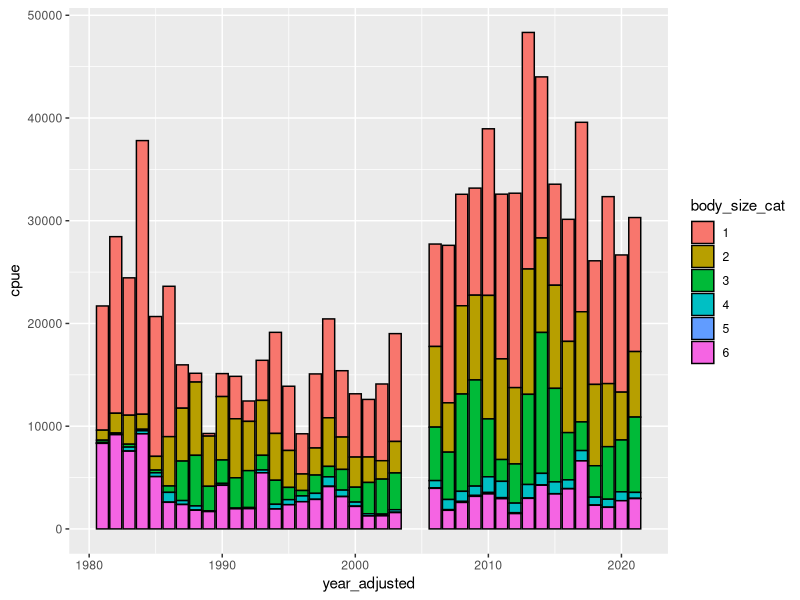
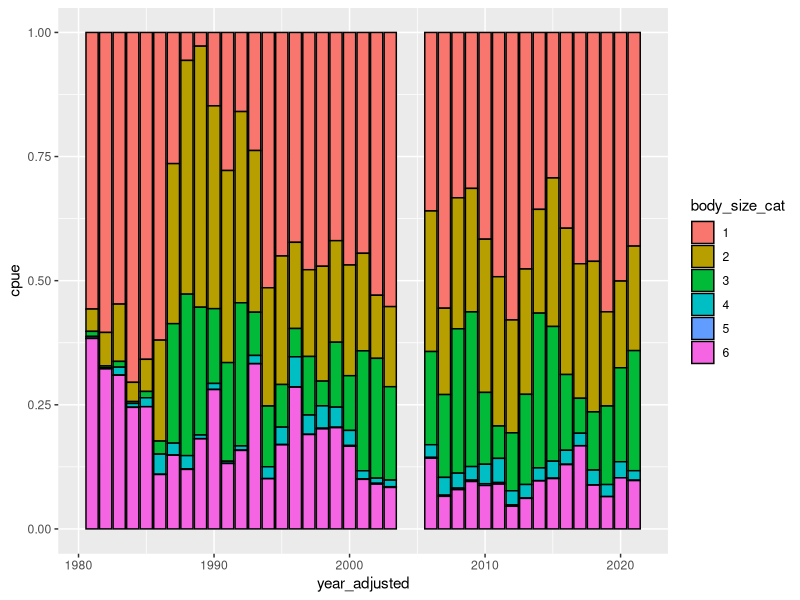
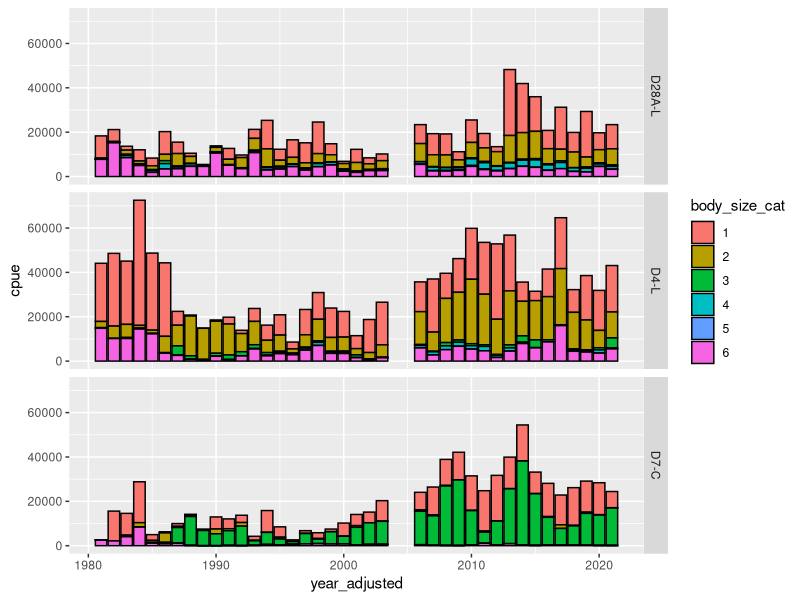
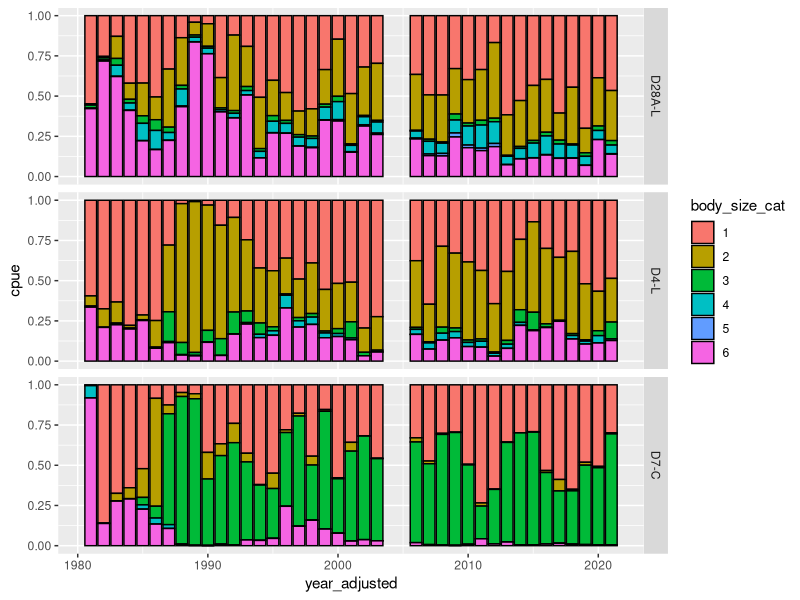
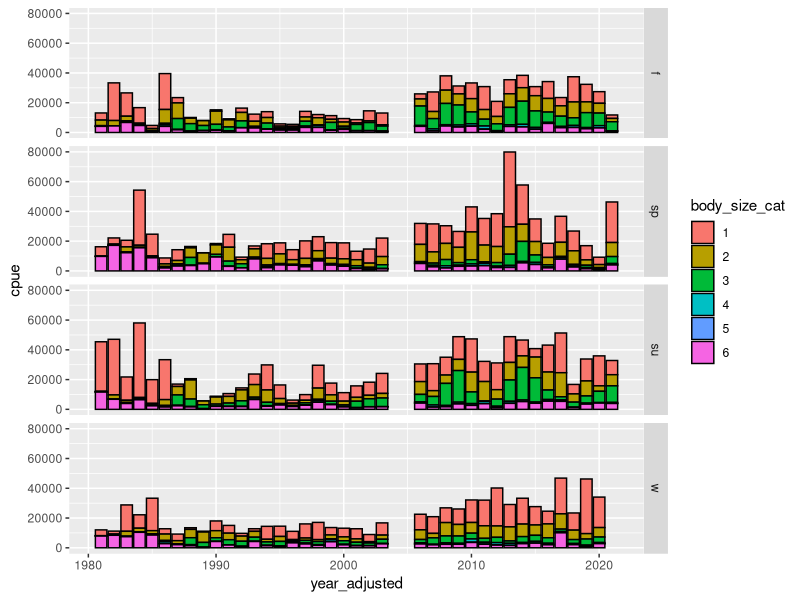
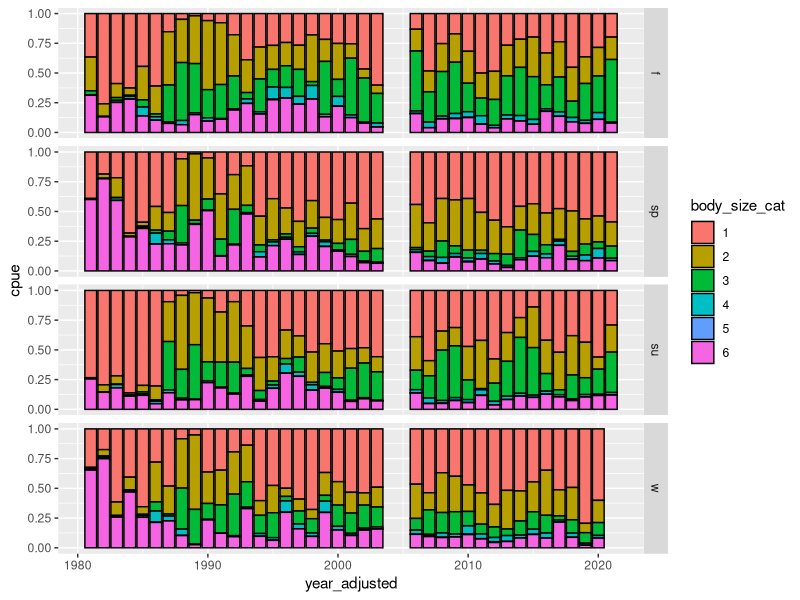
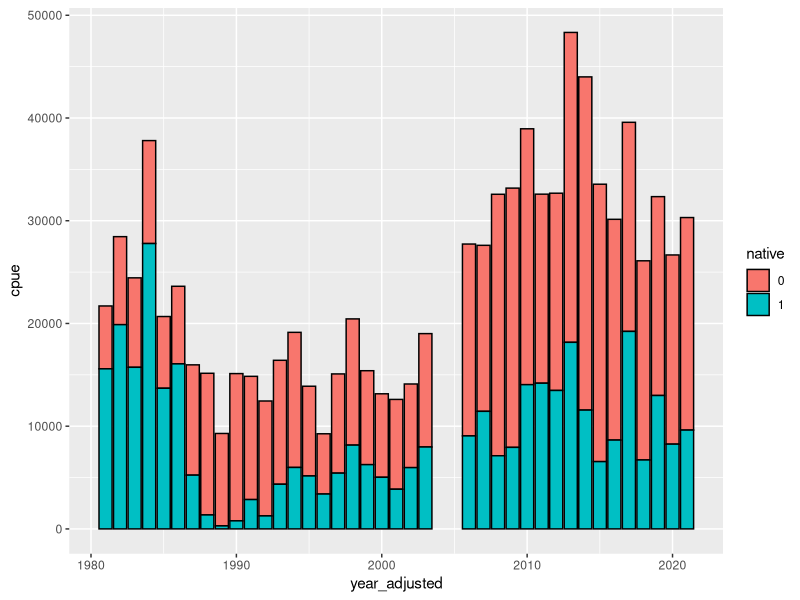
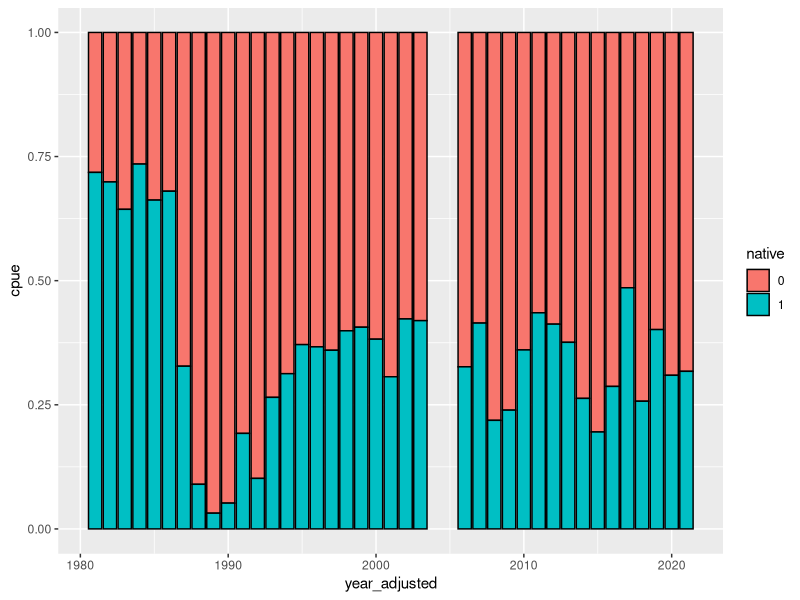

These charts were generated, in order, by the following R code:
#Drought traits project
#Benthic inverts
#Abundances of taxa and distributions of traits
#Taxa in at least 10% of samples in at least one of three stations

#To do list
#look at how many taxa per size class to make sure none have only a single taxon

#packages
library(tidyverse)

#read in data------------------

#three taxa that are not IDed below family level
high_taxa <- c(1090, 1270, 1290 )

#three new taxa that don't have size data yet
new_taxa <- c(4740, 5130, 6565)

#abundances for the common 10 stn taxa by station and month (n = 66)
abund10stn <- read_csv("./benthic/data_output/benthic_common10_abundances_by_station.csv") %>% 
  #drop the three taxa that are not IDed below family level
  filter(!(organism_code %in% high_taxa) & !(organism_code %in% new_taxa))

#trait data for the common 10 stn taxa
#mostly just origin and size data but also more trait data for the 14 dominant taxa
traits <- read_csv("./benthic/data_output/benthic_common10_by_stn_trait_data_partially_filled.csv") %>% 
  glimpse()

#format the trait data--------------

#start by only keeping the origin and size info
traits_so <- traits %>% 
  #keep just the needed columns
  select(organism_code
         ,target_taxon_name
         ,native
         ,trait
         ,trait_value
  ) %>% 
  #filter traits to just include size
  #for now, drop the three taxa with missing size data
  #only 60 taxa because three were dropped because of NAs)
  filter(trait == "body_size_max" & !is.na(trait_value)) %>% 
  #bin size data
  mutate(
    trait_value = as.numeric(trait_value)
    ,native = as.factor(native)
    ,body_size_cat = as.factor(case_when(trait_value <= 10 ~ 1
                                        ,trait_value <= 20 ~ 2
                                        ,trait_value <= 30 ~ 3
                                        ,trait_value <= 40 ~ 4
                                        ,trait_value <= 50 ~ 5
                                        ,trait_value > 50 ~ 6
    )))%>% 
  #drop column with trait name because all the same trait
  select(-trait) %>% 
  glimpse()

#format abundance data and summarize it by trait data---------

#add season column
abund10stn_seas <- abund10stn %>% 
  mutate(
    #add season column
    season = as.factor(
      case_when(month==12 | month==1 | month==2 ~ "w"
                ,month==3 | month==4 | month==5 ~ "sp"
                ,month==6 | month==7 | month==8 ~ "su"
                ,month==9 | month==10 | month==11 ~ "f"
      )),.after = month) %>% 
  glimpse()

#join trait data to abundance data
abund_trait <- abund10stn_seas %>% 
  left_join(traits_so) %>% 
  glimpse()

#sum CPUE within samples by trait (ie, origin, size)-------------------

#summarize station data by origin
abund_trait_orig <- abund_trait %>% 
  #sum cpue within station by origin
  group_by(station_code,year_adjusted, season, native) %>% 
  summarise(cpue = sum(mean_cpue),.groups ='drop') %>% 
  glimpse()
  
#summarize station data by size
abund_trait_sz <- abund_trait %>% 
  #sum cpue within station by origin
  group_by(station_code,year_adjusted, season, body_size_cat) %>% 
  summarise(cpue = sum(mean_cpue),.groups ='drop') %>% 
  glimpse()

#summarize station data by origin and size
abund_trait_orig_sz <- abund_trait %>% 
  #sum cpue within station by origin
  group_by(station_code,year_adjusted, season, native, body_size_cat) %>% 
  summarise(cpue = sum(mean_cpue),.groups ='drop') %>% 
  glimpse()

#Calculate mean CPUE by size at different time and space scales for plotting--------

#summarizing to do for plots
#year, season, station: 12 plots, 3 stations x 4 seasons (previous step accomplished this already)
#year, season: four plots, one for each season
#year, station: three plots, one for each station
#year: one plot showing annual time series combining data across all samples at all stations

#summarize by year and station
abund_trait_sz_stn_yr <- abund_trait_sz %>% 
  group_by(station_code,year_adjusted, body_size_cat) %>% 
  summarise(cpue = mean(cpue),.groups ='drop') %>% 
  glimpse()

#summarize by year and season
abund_trait_sz_seas_yr <- abund_trait_sz %>% 
  group_by(year_adjusted, season, body_size_cat) %>% 
  summarise(cpue = mean(cpue),.groups ='drop') %>% 
  glimpse()

#summarize by year
abund_trait_sz_yr <- abund_trait_sz %>% 
  group_by(year_adjusted, body_size_cat) %>% 
  summarise(cpue = mean(cpue),.groups ='drop') %>% 
  glimpse()

#Calculate mean CPUE by origin at different time and space scales for plotting--------

#summarize by year and station
abund_trait_orig_stn_yr <- abund_trait_orig %>% 
  group_by(station_code,year_adjusted, native) %>% 
  summarise(cpue = mean(cpue),.groups ='drop') %>% 
  glimpse()

#summarize by year and season
abund_trait_orig_seas_yr <- abund_trait_orig %>% 
  group_by(year_adjusted, season, native) %>% 
  summarise(cpue = mean(cpue),.groups ='drop') %>% 
  glimpse()

#summarize by year
abund_trait_orig_yr <- abund_trait_orig %>% 
  group_by(year_adjusted, native) %>% 
  summarise(cpue = mean(cpue),.groups ='drop') %>% 
  glimpse()

#body size plots---------------------
#might need to group these by water year too
#Potamocorbula amurensis is sz3
#Corbicula fluminea is sz6

#absolute abundance stacked bar plot by year
(plot_abund_sz_yr_abs <- ggplot(abund_trait_sz_yr, aes(x = year_adjusted, y = cpue, fill = body_size_cat))+
   geom_bar(stat = "identity", color = "black")
)

#relative abundance stacked bar plot by year
(plot_abund_sz_yr_rel <- ggplot(abund_trait_sz_yr, aes(x = year_adjusted, y = cpue, fill = body_size_cat))+
    geom_bar(stat = "identity", position = "fill", color = "black")
)
#sz6 generally declining
#sz4 increasing a little but not abundant to start with
#sz3 and sz4 increasing a lot
#sz1 was abundant then declined then increased again

#absolute abundance stacked bar plot by station and year
(plot_abund_sz_stn_yr_abs <- ggplot(abund_trait_sz_stn_yr, aes(x = year_adjusted, y = cpue, fill = body_size_cat))+
   geom_bar(stat = "identity", color = "black")+
   facet_grid(station_code~.)
)

#relative abundance stacked bar plot by station and year
(plot_abund_sz_stn_yr_rel <- ggplot(abund_trait_sz_stn_yr, aes(x = year_adjusted, y = cpue, fill = body_size_cat))+
    geom_bar(stat = "identity", position = "fill", color = "black")+
    facet_grid(station_code~.)
)

#absolute abundance stacked bar plot by season and year
(plot_abund_sz_seas_yr_abs <- ggplot(abund_trait_sz_seas_yr, aes(x = year_adjusted, y = cpue, fill = body_size_cat))+
    geom_bar(stat = "identity", color = "black")+
    facet_grid(season~.)
)

#relative abundance stacked bar plot by season and year
(plot_abund_sz_seas_yr_rel <- ggplot(abund_trait_sz_seas_yr, aes(x = year_adjusted, y = cpue, fill = body_size_cat))+
    geom_bar(stat = "identity", position = "fill", color = "black")+
    facet_grid(season~.)
)




#origin based plots---------------------

#absolute abundance stacked bar plot by year
(plot_abund_orig_yr_abs <- ggplot(abund_trait_orig_yr, aes(x = year_adjusted, y = cpue, fill = native))+
   geom_bar(stat = "identity", color = "black")
)

#relative abundance stacked bar plot by year
(plot_abund_orig_yr_rel <- ggplot(abund_trait_orig_yr, aes(x = year_adjusted, y = cpue, fill = native))+
    geom_bar(stat = "identity", position = "fill", color = "black")
)
#abundances have increased through time largely throug increase in non-natives
#also less variable through time in recent years

#absolute abundance stacked bar plot by station and year
(plot_abund_orig_stn_yr_abs <- ggplot(abund_trait_orig_stn_yr, aes(x = year_adjusted, y = cpue, fill = native))+
    geom_bar(stat = "identity", color = "black")+
    facet_grid(station_code~.)
)
#wow D7 is virtually all non-natives starting in 1985

#relative abundance stacked bar plot by station and year
(plot_abund_orig_stn_yr_rel <- ggplot(abund_trait_orig_stn_yr, aes(x = year_adjusted, y = cpue, fill = native))+
    geom_bar(stat = "identity", position = "fill", color = "black")+
    facet_grid(station_code~.)
)

#absolute abundance stacked bar plot by season and year
(plot_abund_orig_seas_yr_abs <- ggplot(abund_trait_orig_seas_yr, aes(x = year_adjusted, y = cpue, fill = native))+
    geom_bar(stat = "identity", color = "black")+
    facet_grid(season~.)
)

#relative abundance stacked bar plot by season and year
(plot_abund_orig_seas_yr_rel <- ggplot(abund_trait_orig_seas_yr, aes(x = year_adjusted, y = cpue, fill = native))+
    geom_bar(stat = "identity", position = "fill", color = "black")+
    facet_grid(season~.)
)


